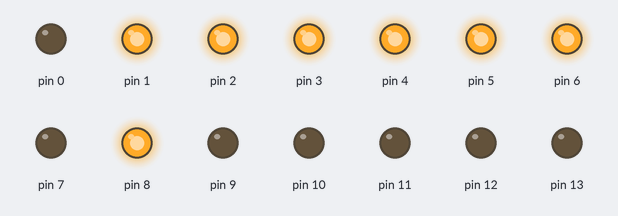
The sketch below on a simulated Arduino Uno, built with avr-gcc and run on an emulated ATmega328P. Shown: output pins drawn as LEDs (lit = HIGH).

Above: at 0.08 s.
At 5.04 s:
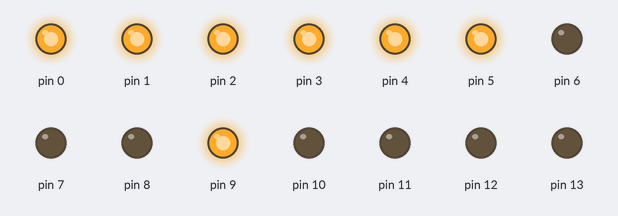
At 10.0 s:
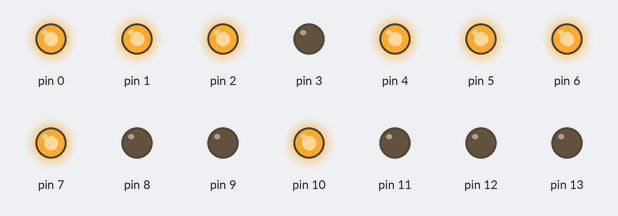
At 19.92 s:
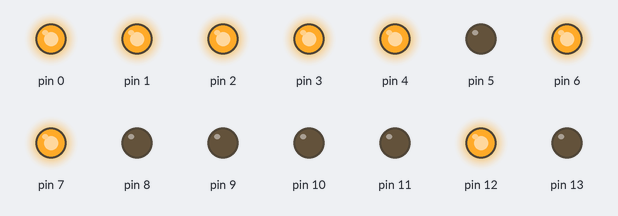
At 29.84 s:
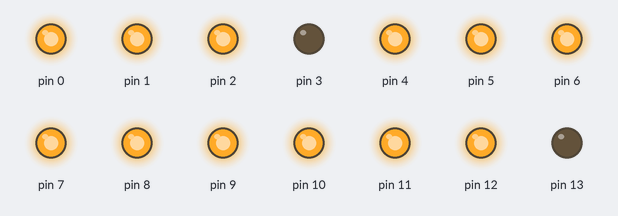
At 39.76 s:
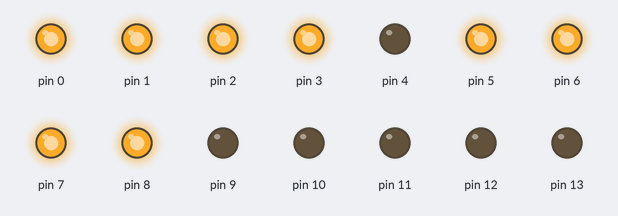
Timing chart, 0 to 40.0 s (numbered marks = the images above):
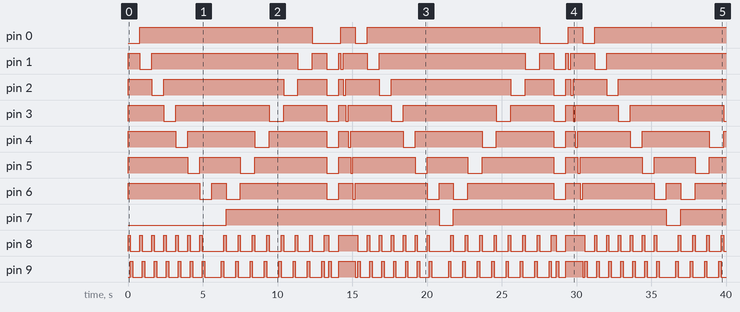

The sketch:

matriz_led_v.3.ino
```cpp
void setup() {

  pinMode( 8, OUTPUT );
  pinMode( 9, OUTPUT );
  pinMode( 10, OUTPUT );
  pinMode( 11, OUTPUT );
  pinMode( 12, OUTPUT );
  pinMode( 13, OUTPUT );

  pinMode( 0, OUTPUT );
  pinMode( 1, OUTPUT );
  pinMode( 2, OUTPUT );
  pinMode( 3, OUTPUT );
  pinMode( 4, OUTPUT );
  pinMode( 5, OUTPUT );
  pinMode( 6, OUTPUT );
  pinMode( 7, OUTPUT );

   for( int f = 0; f < 7; f++) {
     digitalWrite( f, HIGH);
   }
   for( int c = 8; c < 13; c++) {
     digitalWrite( c, LOW);
   }
}

void loop()
{
 for(int c = 0; c < 7; c++) {
  for(int f = 8; f < 13; f++) {
    digitalWrite(c, LOW);
    digitalWrite(f, HIGH);
    delay(160);
    digitalWrite(c, HIGH);
    digitalWrite(f, LOW);
  }
 }

  for(int c = 0; c < 7; c++) {
  for(int f = 8; f < 13; f++) {
    digitalWrite(c, HIGH);
    digitalWrite(f, LOW);
  }
 }


 for(int c = 7; c >= 0; c--) {
  for(int f = 13; f >= 8; f--) {
    digitalWrite(c, LOW);
    digitalWrite(f, HIGH);
    delay(160);
    digitalWrite(c, HIGH);
    digitalWrite(f, LOW);

  }
 }

  for(int c = 0; c < 7; c++) {
  for(int f = 8; f < 13; f++) {
    digitalWrite(c, HIGH);
    digitalWrite(f, LOW);
  }
 }

  for(int f = 8; f < 13; f++) {
    digitalWrite(0, LOW);
    digitalWrite(1, LOW);
    digitalWrite(2, LOW);
    digitalWrite(3, LOW);
    digitalWrite(4, LOW);
    digitalWrite(5, LOW);
    digitalWrite(6, LOW);
    digitalWrite(f, HIGH);
    delay(160);
    digitalWrite(f, LOW);
  }

  for(int c = 0; c < 7; c++) {
  for(int f = 8; f < 13; f++) {
    digitalWrite(c, HIGH);
    digitalWrite(f, LOW);
  }
 }

for(int c = 0; c < 7; c++) {
    digitalWrite(c, LOW);
    digitalWrite(8, HIGH);
    digitalWrite(9, HIGH);
    digitalWrite(10, HIGH);
    digitalWrite(11, HIGH);
    digitalWrite(12, HIGH);
    delay(160);
    digitalWrite(c, HIGH);
  }

   for(int c = 0; c < 7; c++) {
  for(int f = 8; f < 13; f++) {
    digitalWrite(c, HIGH);
    digitalWrite(f, LOW);
  }
 }

for(int c = 0; c < 7; c++) {
  for(int f = 8; f < 13; f++) {
    digitalWrite(c, LOW);
    digitalWrite(f, HIGH);
  }
 }

  for(int c = 0; c < 7; c++) {
  for(int f = 8; f < 13; f++) {
    digitalWrite(c, HIGH);
    digitalWrite(f, LOW);
  }
 }


}
```

Measured:
- by itself, pin 0: LOW → HIGH at 0.80 s, → LOW 11.5 s later, → HIGH 1.9 s later, → LOW 0.96 s later, … (9 changes in this stretch)
- by itself, pin 1: repeats every 15.2 s: HIGH 9.8 s, LOW 0.96 s, HIGH 0.96 s, LOW 0.80 s, HIGH 0.16 s, LOW 0.16 s, HIGH 1.6 s, LOW 0.80 s
- by itself, pin 2: repeats every 15.2 s: HIGH 8.0 s, LOW 0.96 s, HIGH 1.9 s, LOW 0.80 s, HIGH 0.32 s, LOW 0.16 s, HIGH 2.2 s, LOW 0.80 s
- by itself, pin 3: repeats every 15.2 s: HIGH 6.2 s, LOW 0.96 s, HIGH 2.9 s, LOW 0.80 s, HIGH 0.48 s, LOW 0.16 s, HIGH 2.9 s, LOW 0.80 s
- by itself, pin 4: repeats every 15.2 s: HIGH 4.5 s, LOW 0.96 s, HIGH 3.8 s, LOW 0.80 s, HIGH 0.64 s, LOW 0.16 s, HIGH 3.5 s, LOW 0.80 s
- by itself, pin 5: repeats every 15.2 s: HIGH 2.7 s, LOW 0.96 s, HIGH 4.8 s, LOW 0.80 s, HIGH 0.80 s, LOW 0.16 s, HIGH 4.2 s, LOW 0.80 s
- by itself, pin 6: repeats every 15.2 s: HIGH 0.96 s, LOW 0.96 s, HIGH 5.8 s, LOW 0.80 s, HIGH 0.96 s, LOW 0.16 s, HIGH 4.8 s, LOW 0.80 s
- by itself, pin 7: alternates HIGH for 14.2 s and LOW for 0.96 s
